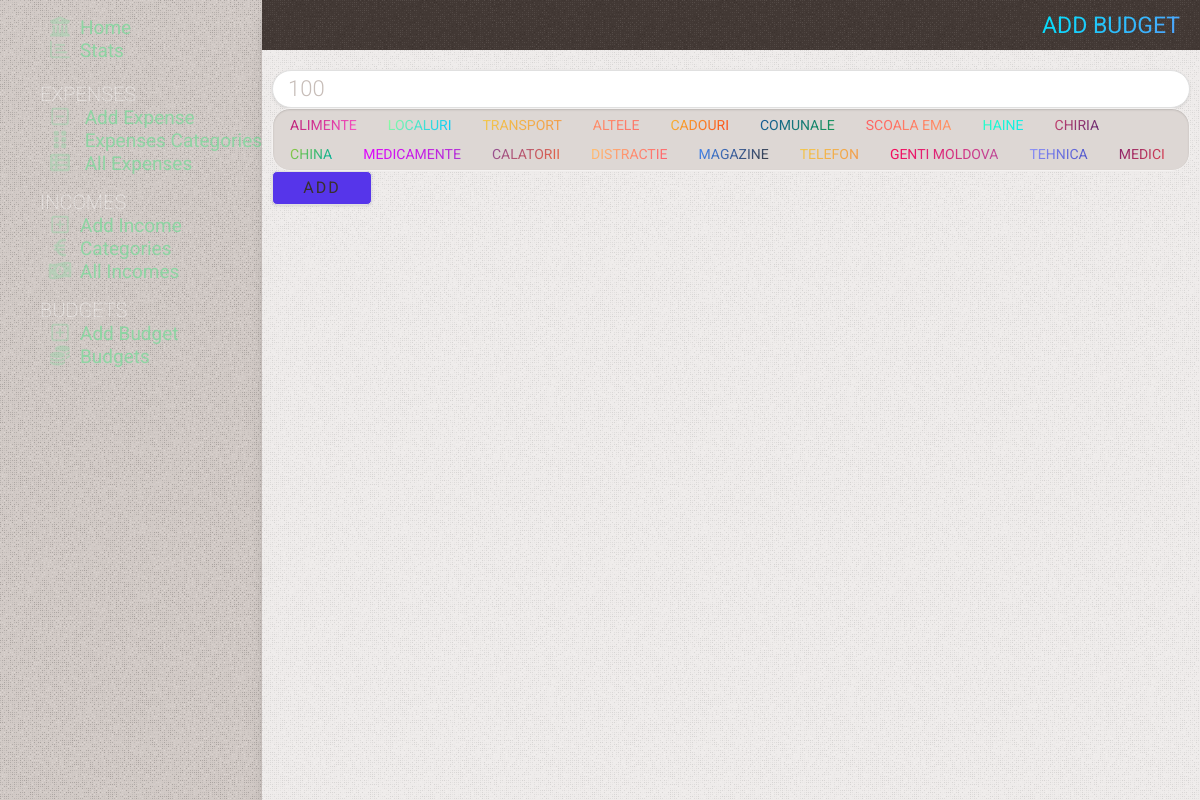
The page /add_budget on the database as committed earlier.
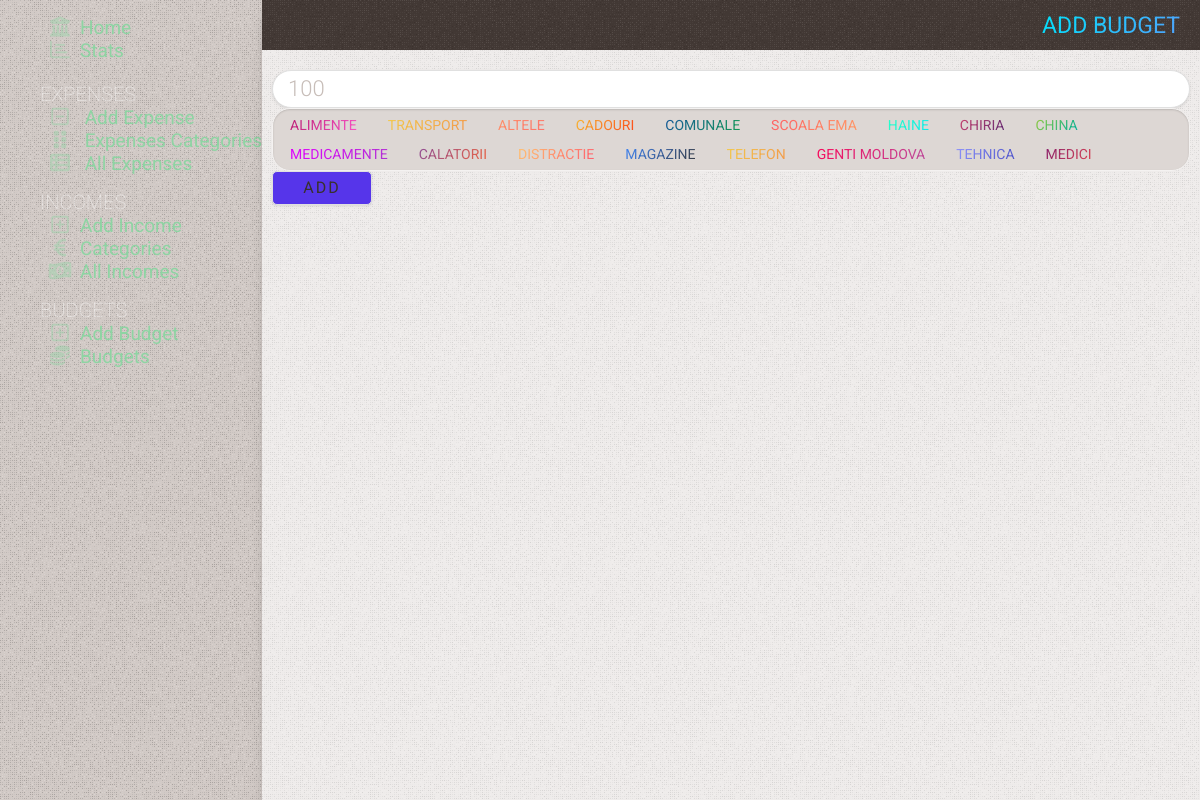
The same page on the database as committed later.
### tables this page shows
CREATE TABLE categories
(
    id    INTEGER PRIMARY KEY AUTOINCREMENT,
    name  TEXT NOT NULL,
    color TEXT,
    state TEXT DEFAULT false
);

### app.py (the view, shortened to what this page needs)
@app.route('/add_budget', methods=('GET', 'POST'))
def add_budget():
    conn = get_db_connection()
    categories = conn.execute(
        "SELECT categories.id as cid, categories.name as name, color as color, categories.state, count(expenses.sum) as count, budget.category as budget_category "
        "FROM categories "
        "LEFT JOIN expenses on categories.id = expenses.category "
        "LEFT JOIN budget on categories.id = budget.category "
        # "WHERE budget_category != expenses.category "
        "WHERE categories.state is not 'true' "
        "GROUP BY name "
        "ORDER BY count DESC"
    ).fetchall()
    conn.close()
    return render_template('add_budget.html', title='Add Budget', gradient='text-gradient-blue',
                           categories=categories)

### app.py (called while the page is built)
def get_db_connection():
    conn = sqlite3.connect('static/database.db')
    conn.row_factory = sqlite3.Row
    return conn

### templates/add_budget.html (shortened to what this page needs)
{% extends 'base.html' %} {% block content %}
	<div class="page_title {{ gradient }}" >
		<span >{% block title %} {{ title }} {% endblock %}</span >
	</div >
	<div class="content" >
		{% if categories|length == 0 %}
			<div class="no-results" >You must add categories first (in expenses categories)</div >
		{% else %}
			<form method="post" >
				<div class="flex flex-col mx-auto gap-15" >
					<div class="flex flex-col" >
						<input type="text" autofocus name="amount" placeholder="100" min="0" class="summ py-5 mr-20"
									 value="{{ request.form['amount'] }}" />
						<div class="radio-group category-group" >
							{% for cid, name, color, state, count, budget_category in categories %}
								<label for="{{ name }}" ><span class="{{ color }}" >{{ name }}</span ></label >
							{% endfor %}
						</div >
						<button type="submit" class="py-8 send-button" >Add</button >
					</div >
				</div >
			</form >
		{% endif %}
	</div >
{% endblock %}

Rows that differ between the two databases and show on the page:
no longer on this page (row edited): categories: name "LOCALURI", color "gradient_26" (drawn)
